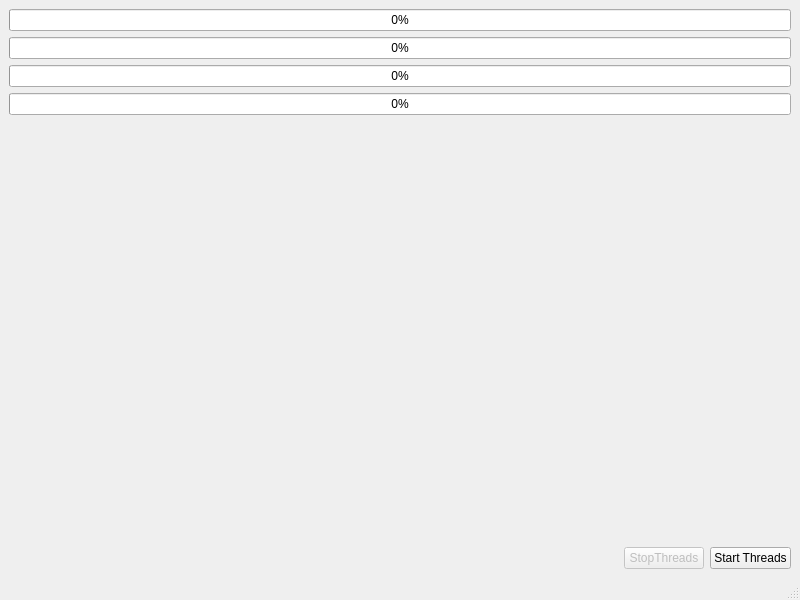
<?xml version="1.0" encoding="UTF-8"?>
<ui version="4.0">
 <class>MainWindow</class>
 <widget class="QMainWindow" name="MainWindow">
  <property name="geometry">
   <rect>
    <x>0</x>
    <y>0</y>
    <width>800</width>
    <height>600</height>
   </rect>
  </property>
  <property name="windowTitle">
   <string>MainWindow</string>
  </property>
  <widget class="QWidget" name="centralwidget">
   <layout class="QGridLayout" name="gridLayout">
    <item row="1" column="0">
     <widget class="QProgressBar" name="progressBar1">
      <property name="value">
       <number>0</number>
      </property>
     </widget>
    </item>
    <item row="0" column="0">
     <widget class="QProgressBar" name="progressBar0">
      <property name="value">
       <number>0</number>
      </property>
     </widget>
    </item>
    <item row="3" column="0">
     <widget class="QProgressBar" name="progressBar3">
      <property name="value">
       <number>0</number>
      </property>
     </widget>
    </item>
    <item row="2" column="0">
     <widget class="QProgressBar" name="progressBar2">
      <property name="value">
       <number>0</number>
      </property>
     </widget>
    </item>
    <item row="4" column="0">
     <spacer name="verticalSpacer">
      <property name="orientation">
       <enum>Qt::Vertical</enum>
      </property>
      <property name="sizeHint" stdset="0">
       <size>
        <width>20</width>
        <height>40</height>
       </size>
      </property>
     </spacer>
    </item>
    <item row="6" column="0">
     <layout class="QHBoxLayout" name="horizontalLayout">
      <item>
       <spacer name="horizontalSpacer">
        <property name="orientation">
         <enum>Qt::Horizontal</enum>
        </property>
        <property name="sizeHint" stdset="0">
         <size>
          <width>40</width>
          <height>20</height>
         </size>
        </property>
       </spacer>
      </item>
      <item>
       <widget class="QPushButton" name="pushButtonStopThreads">
        <property name="enabled">
         <bool>false</bool>
        </property>
        <property name="text">
         <string>StopThreads</string>
        </property>
       </widget>
      </item>
      <item>
       <widget class="QPushButton" name="pushButtonStartThreads">
        <property name="sizePolicy">
         <sizepolicy hsizetype="Fixed" vsizetype="Fixed">
          <horstretch>0</horstretch>
          <verstretch>0</verstretch>
         </sizepolicy>
        </property>
        <property name="text">
         <string>Start Threads</string>
        </property>
       </widget>
      </item>
     </layout>
    </item>
   </layout>
  </widget>
  <widget class="QMenuBar" name="menubar">
   <property name="geometry">
    <rect>
     <x>0</x>
     <y>0</y>
     <width>800</width>
     <height>28</height>
    </rect>
   </property>
  </widget>
  <widget class="QStatusBar" name="statusbar"/>
 </widget>
 <resources/>
 <connections>
  <connection>
   <sender>pushButtonStartThreads</sender>
   <signal>clicked()</signal>
   <receiver>MainWindow</receiver>
   <slot>startThreads()</slot>
   <hints>
    <hint type="sourcelabel">
     <x>747</x>
     <y>555</y>
    </hint>
    <hint type="destinationlabel">
     <x>529</x>
     <y>528</y>
    </hint>
   </hints>
  </connection>
  <connection>
   <sender>pushButtonStopThreads</sender>
   <signal>clicked()</signal>
   <receiver>MainWindow</receiver>
   <slot>stopThreads()</slot>
   <hints>
    <hint type="sourcelabel">
     <x>661</x>
     <y>559</y>
    </hint>
    <hint type="destinationlabel">
     <x>409</x>
     <y>566</y>
    </hint>
   </hints>
  </connection>
 </connections>
 <slots>
  <slot>startThreads()</slot>
  <slot>stopThreads()</slot>
 </slots>
</ui>
